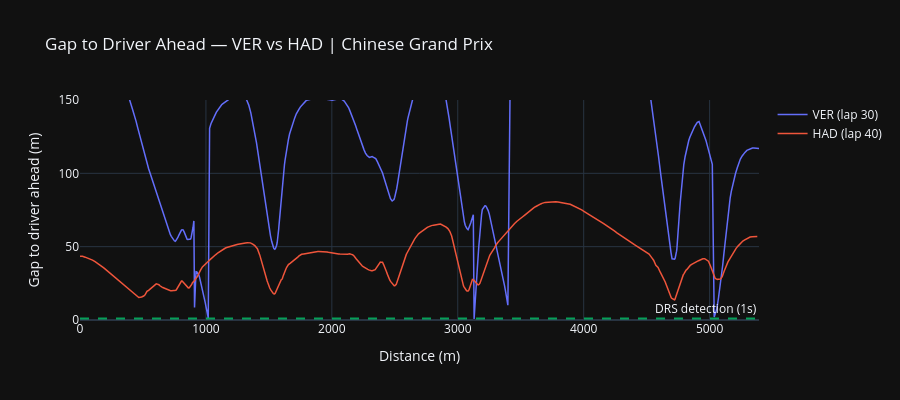

Notebook source saved alongside this figure:
### Markdown cell above
## 4. Gap to Driver Ahead

### Code cell
# ── 5.1 Gap trace through the comparison lap ──────────────────────────────────
# Shows how the gap to the car ahead evolves through a single lap.
# Useful for identifying attack/defend phases and DRS train dynamics.
# Filter out distance=0 rows (standing start / outlap artefacts)
# and cap at 3s for readability (beyond 3s DRS is irrelevant).

fig = go.Figure()

for driver, tel, lap in [(DRIVER_A, tel_a, LAP_A), (DRIVER_B, tel_b, LAP_B)]:
    gap_data = tel[
        (tel["distance_to_driver_ahead"] > 0) &
        (tel["distance_to_driver_ahead"].notna())
    ].copy()

    fig.add_trace(go.Scatter(
        x=gap_data["distance"],
        y=gap_data["distance_to_driver_ahead"],
        name=f"{driver} (lap {lap})",
        mode="lines",
        line=dict(width=1.5),
    ))

# DRS detection threshold line
fig.add_hline(
    y=1.0, line_dash="dash", line_color="#00FF88",
    annotation_text="DRS detection (1s)",
    annotation_position="top right",
    opacity=0.6,
)

fig.update_layout(
    title=f"Gap to Driver Ahead — {DRIVER_A} vs {DRIVER_B} | {round_name}",
    xaxis_title="Distance (m)",
    yaxis_title="Gap to driver ahead (m)",
    yaxis_range=[0, 150],  # cap for readability — adjust if running in clean air
    template=PLOTLY_TEMPLATE,
    height=400,
    hovermode="x unified",
)
fig.show()

### Figure 1 — Plotly figure (JSON) as saved in the notebook; plotly's stock layout.template omitted (floating-point values rounded to 4 significant figures; data arrays with more than 128 entries replaced by an {"elided": "..."} marker saying what was removed)
{"data": [{"line": {"width": 1.5}, "mode": "lines", "name": "VER (lap 30)", "type": "scatter", "x": {"elided": "719 float values"}, "y": {"elided": "719 float values"}}, {"line": {"width": 1.5}, "mode": "lines", "name": "HAD (lap 40)", "type": "scatter", "x": {"elided": "736 float values"}, "y": {"elided": "736 float values"}}], "layout": {"annotations": [{"showarrow": false, "text": "DRS detection (1s)", "x": 1, "xanchor": "right", "xref": "x domain", "y": 1, "yanchor": "bottom", "yref": "y"}], "height": 400, "hovermode": "x unified", "shapes": [{"line": {"color": "#00FF88", "dash": "dash"}, "opacity": 0.6, "type": "line", "x0": 0, "x1": 1, "xref": "x domain", "y0": 1, "y1": 1, "yref": "y"}], "title": {"text": "Gap to Driver Ahead — VER vs HAD | Chinese Grand Prix"}, "xaxis": {"title": {"text": "Distance (m)"}}, "yaxis": {"range": [0, 150], "title": {"text": "Gap to driver ahead (m)"}}}}
